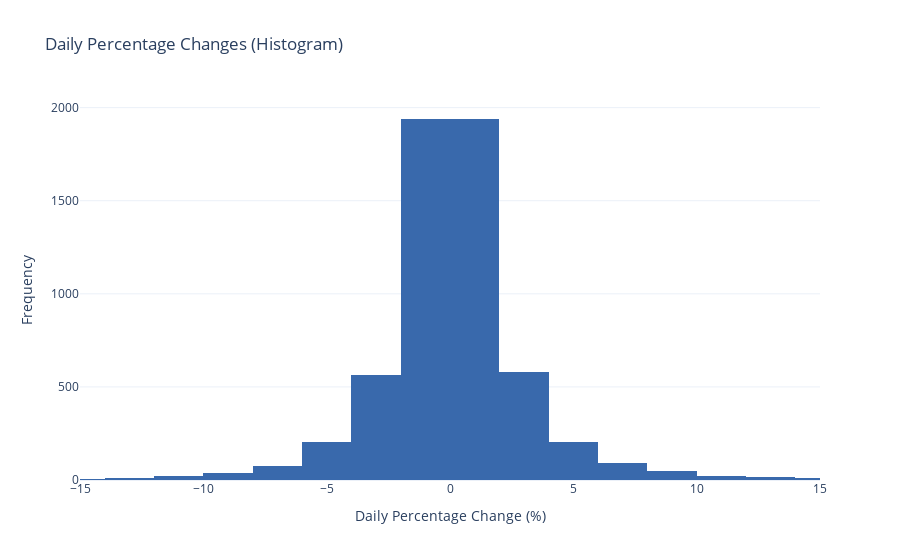

The code cell stored with this chart in its notebook:
### Code cell
# 3. Daily Percentage Change (Box Plot and Histogram with Extreme Changes)
# Box Plot
fig3_box = px.box(df, y='Daily_Percentage_Change', title="Daily Percentage Changes (Box Plot)",
                  color_discrete_sequence=['rgb(57, 105, 172)'])  # Blue color
fig3_box.update_layout(
    yaxis_title="Daily Percentage Change (%)",
    template="plotly_white",
    yaxis_range=[-15, 15] # Limiting the range for better visualization
)

# Histogram with adjusted bins and range
fig3_hist = px.histogram(
    df, 
    x='Daily_Percentage_Change', 
    title="Daily Percentage Changes (Histogram)", 
    nbins=30,  # Increased bins
    color_discrete_sequence=['rgb(57, 105, 172)']  # Blue color
)

fig3_hist.update_layout(
    xaxis_title="Daily Percentage Change (%)",
    yaxis_title="Frequency",
    template="plotly_white",
    xaxis_range=[-15, 15]  # Focus on main data cluster
)

### Figure 1 — Plotly figure (JSON) as saved in the notebook; plotly's stock layout.template omitted (floating-point values rounded to 4 significant figures; data arrays with more than 128 entries replaced by an {"elided": "..."} marker saying what was removed)
{"data": [{"alignmentgroup": "True", "bingroup": "x", "hovertemplate": "Daily_Percentage_Change=%{x}<br>count=%{y}<extra></extra>", "legendgroup": "", "marker": {"color": "rgb(57, 105, 172)", "pattern": {"shape": ""}}, "name": "", "nbinsx": 30, "offsetgroup": "", "orientation": "v", "showlegend": false, "type": "histogram", "x": {"elided": "5788 float values"}, "xaxis": "x", "yaxis": "y"}], "layout": {"barmode": "relative", "legend": {"tracegroupgap": 0}, "title": {"text": "Daily Percentage Changes (Histogram)"}, "xaxis": {"anchor": "y", "domain": [0, 1], "range": [-15, 15], "title": {"text": "Daily Percentage Change (%)"}}, "yaxis": {"anchor": "x", "domain": [0, 1], "title": {"text": "Frequency"}}}}
